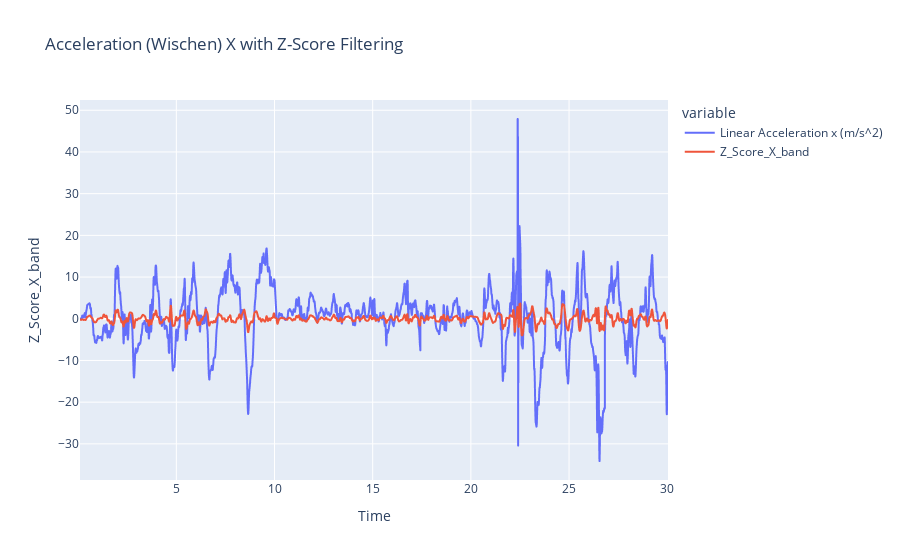
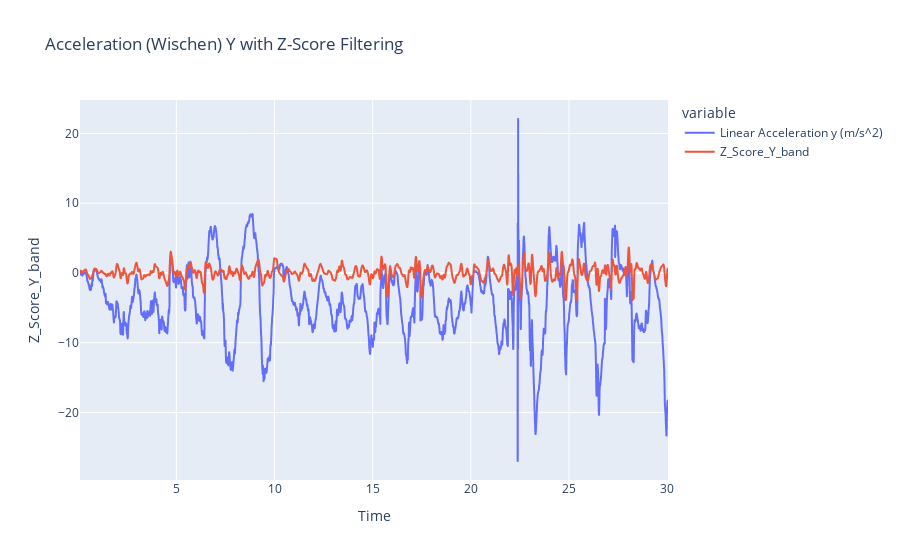
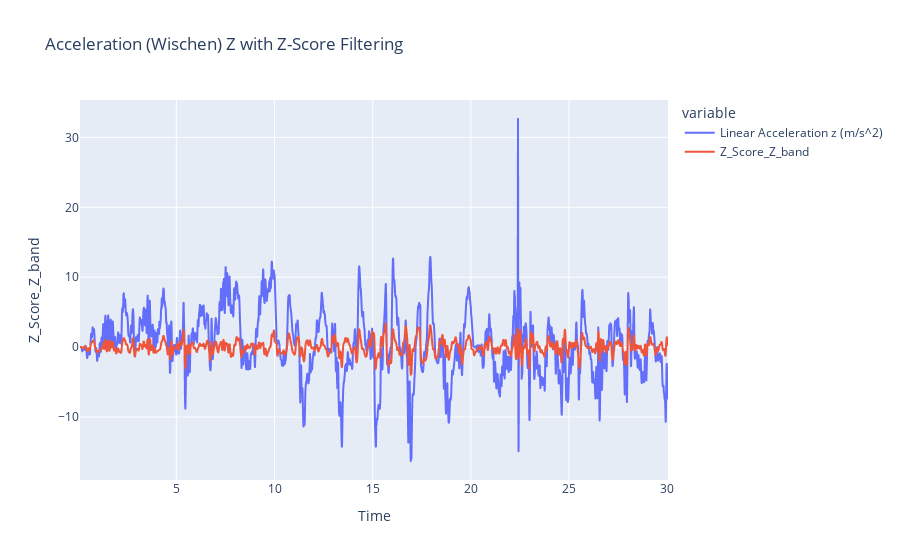
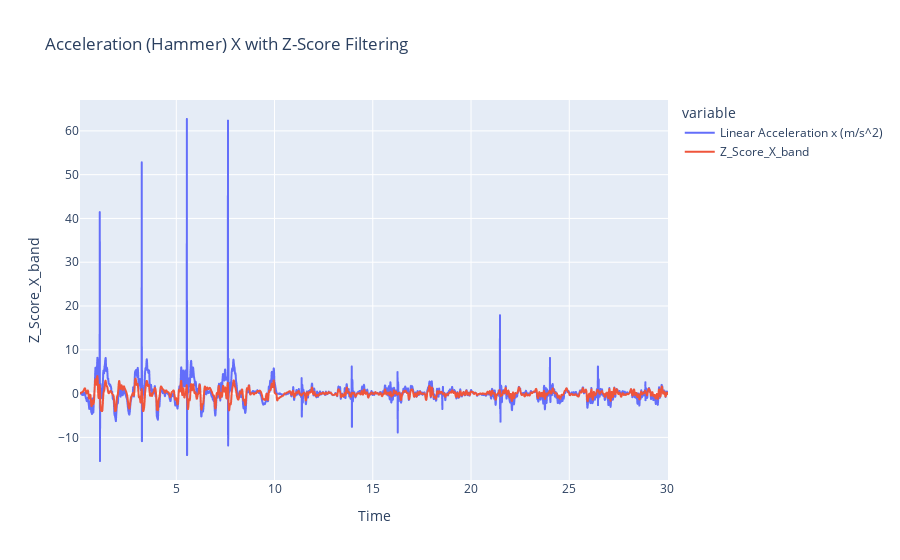

Source (notebook cell) for these figures, in order:
### Markdown cell above
# Ausreißer Bereinigung
Hier wollen wir nun die möglichen Ausreißer bereinigen:

### Code cell
# Berechnung der Z-Scores für jede Spalte (X, Y, Z)
filtered_dataframeWischen['Z_Score_X_band'] = stats.zscore(filtered_dataframeWischen['filtered_X_band'])
filtered_dataframeWischen['Z_Score_Y_band'] = stats.zscore(filtered_dataframeWischen['filtered_Y_band'])
filtered_dataframeWischen['Z_Score_Z_band'] = stats.zscore(filtered_dataframeWischen['filtered_Z_band'])

filtered_dataframeHammer['Z_Score_X_band'] = stats.zscore(filtered_dataframeHammer['filtered_X_band'])
filtered_dataframeHammer['Z_Score_Y_band'] = stats.zscore(filtered_dataframeHammer['filtered_Y_band'])
filtered_dataframeHammer['Z_Score_Z_band'] = stats.zscore(filtered_dataframeHammer['filtered_Z_band'])

# Festlegen eines Schwellenwerts für Z-Scores, ab dem ein Punkt als Ausreißer betrachtet wird
z_score_threshold = 4  

# Filtern der Ausreißer aus dem filterd_dataframe (nur wenn alle drei Achsen unterhalb des Threshold liegen sind Daten ok)
filtered_dataframeWischen = filtered_dataframeWischen[(abs(filtered_dataframeWischen['Z_Score_X_band']) <= z_score_threshold) &
                     (abs(filtered_dataframeWischen['Z_Score_Y_band']) <= z_score_threshold) &
                     (abs(filtered_dataframeWischen['Z_Score_Z_band']) <= z_score_threshold)]

filtered_dataframeHammer = filtered_dataframeHammer[(abs(filtered_dataframeHammer['Z_Score_X_band']) <= z_score_threshold) &
                     (abs(filtered_dataframeHammer['Z_Score_Y_band']) <= z_score_threshold) &
                     (abs(filtered_dataframeHammer['Z_Score_Z_band']) <= z_score_threshold)]

# Jetzt enthält 'filtered_dataframe' nur noch die Datenpunkte, die nicht als Ausreißer betrachtet werden.
print(filtered_dataframeWischen.shape)
print(filtered_dataframeHammer.shape)

#Plotting
plot_filter(filtered_dataframeWischen, 'Linear Acceleration x (m/s^2)', 'Z_Score_X_band', 'Acceleration (Wischen) X with Z-Score Filtering')
plot_filter(filtered_dataframeWischen, 'Linear Acceleration y (m/s^2)', 'Z_Score_Y_band', 'Acceleration (Wischen) Y with Z-Score Filtering')
plot_filter(filtered_dataframeWischen, 'Linear Acceleration z (m/s^2)', 'Z_Score_Z_band', 'Acceleration (Wischen) Z with Z-Score Filtering')

plot_filter(filtered_dataframeHammer, 'Linear Acceleration x (m/s^2)', 'Z_Score_X_band', 'Acceleration (Hammer) X with Z-Score Filtering')
plot_filter(filtered_dataframeHammer, 'Linear Acceleration y (m/s^2)', 'Z_Score_Y_band', 'Acceleration (Hammer) Y with Z-Score Filtering')
plot_filter(filtered_dataframeHammer, 'Linear Acceleration z (m/s^2)', 'Z_Score_Z_band', 'Acceleration (Hammer) Z with Z-Score Filtering')

### Figure 1 — Plotly figure (JSON) as saved in the notebook; plotly's stock layout.template omitted (floating-point values rounded to 4 significant figures; data arrays with more than 128 entries replaced by an {"elided": "..."} marker saying what was removed)
{"data": [{"hovertemplate": "variable=Linear Acceleration x (m/s^2)<br>Time (s)=%{x}<br>value=%{y}<extra></extra>", "legendgroup": "Linear Acceleration x (m/s^2)", "line": {"color": "#636efa", "dash": "solid"}, "marker": {"symbol": "circle"}, "mode": "lines", "name": "Linear Acceleration x (m/s^2)", "showlegend": true, "type": "scattergl", "x": {"elided": "5936 float values"}, "xaxis": "x", "y": {"elided": "5936 float values"}, "yaxis": "y"}, {"hovertemplate": "variable=Z_Score_X_band<br>Time (s)=%{x}<br>value=%{y}<extra></extra>", "legendgroup": "Z_Score_X_band", "line": {"color": "#EF553B", "dash": "solid"}, "marker": {"symbol": "circle"}, "mode": "lines", "name": "Z_Score_X_band", "showlegend": true, "type": "scattergl", "x": {"elided": "5936 float values"}, "xaxis": "x", "y": {"elided": "5936 float values"}, "yaxis": "y"}], "layout": {"legend": {"title": {"text": "variable"}, "tracegroupgap": 0}, "title": {"text": "Acceleration (Wischen) X with Z-Score Filtering"}, "xaxis": {"anchor": "y", "domain": [0, 1], "title": {"text": "Time"}}, "yaxis": {"anchor": "x", "domain": [0, 1], "title": {"text": "Z_Score_X_band"}}}}

### Figure 2 — Plotly figure (JSON) as saved in the notebook; plotly's stock layout.template omitted (floating-point values rounded to 4 significant figures; data arrays with more than 128 entries replaced by an {"elided": "..."} marker saying what was removed)
{"data": [{"hovertemplate": "variable=Linear Acceleration y (m/s^2)<br>Time (s)=%{x}<br>value=%{y}<extra></extra>", "legendgroup": "Linear Acceleration y (m/s^2)", "line": {"color": "#636efa", "dash": "solid"}, "marker": {"symbol": "circle"}, "mode": "lines", "name": "Linear Acceleration y (m/s^2)", "showlegend": true, "type": "scattergl", "x": {"elided": "5936 float values"}, "xaxis": "x", "y": {"elided": "5936 float values"}, "yaxis": "y"}, {"hovertemplate": "variable=Z_Score_Y_band<br>Time (s)=%{x}<br>value=%{y}<extra></extra>", "legendgroup": "Z_Score_Y_band", "line": {"color": "#EF553B", "dash": "solid"}, "marker": {"symbol": "circle"}, "mode": "lines", "name": "Z_Score_Y_band", "showlegend": true, "type": "scattergl", "x": {"elided": "5936 float values"}, "xaxis": "x", "y": {"elided": "5936 float values"}, "yaxis": "y"}], "layout": {"legend": {"title": {"text": "variable"}, "tracegroupgap": 0}, "title": {"text": "Acceleration (Wischen) Y with Z-Score Filtering"}, "xaxis": {"anchor": "y", "domain": [0, 1], "title": {"text": "Time"}}, "yaxis": {"anchor": "x", "domain": [0, 1], "title": {"text": "Z_Score_Y_band"}}}}

### Figure 3 — Plotly figure (JSON) as saved in the notebook; plotly's stock layout.template omitted (floating-point values rounded to 4 significant figures; data arrays with more than 128 entries replaced by an {"elided": "..."} marker saying what was removed)
{"data": [{"hovertemplate": "variable=Linear Acceleration z (m/s^2)<br>Time (s)=%{x}<br>value=%{y}<extra></extra>", "legendgroup": "Linear Acceleration z (m/s^2)", "line": {"color": "#636efa", "dash": "solid"}, "marker": {"symbol": "circle"}, "mode": "lines", "name": "Linear Acceleration z (m/s^2)", "showlegend": true, "type": "scattergl", "x": {"elided": "5936 float values"}, "xaxis": "x", "y": {"elided": "5936 float values"}, "yaxis": "y"}, {"hovertemplate": "variable=Z_Score_Z_band<br>Time (s)=%{x}<br>value=%{y}<extra></extra>", "legendgroup": "Z_Score_Z_band", "line": {"color": "#EF553B", "dash": "solid"}, "marker": {"symbol": "circle"}, "mode": "lines", "name": "Z_Score_Z_band", "showlegend": true, "type": "scattergl", "x": {"elided": "5936 float values"}, "xaxis": "x", "y": {"elided": "5936 float values"}, "yaxis": "y"}], "layout": {"legend": {"title": {"text": "variable"}, "tracegroupgap": 0}, "title": {"text": "Acceleration (Wischen) Z with Z-Score Filtering"}, "xaxis": {"anchor": "y", "domain": [0, 1], "title": {"text": "Time"}}, "yaxis": {"anchor": "x", "domain": [0, 1], "title": {"text": "Z_Score_Z_band"}}}}

### Figure 4 — Plotly figure (JSON) as saved in the notebook; plotly's stock layout.template omitted (floating-point values rounded to 4 significant figures; data arrays with more than 128 entries replaced by an {"elided": "..."} marker saying what was removed)
{"data": [{"hovertemplate": "variable=Linear Acceleration x (m/s^2)<br>Time (s)=%{x}<br>value=%{y}<extra></extra>", "legendgroup": "Linear Acceleration x (m/s^2)", "line": {"color": "#636efa", "dash": "solid"}, "marker": {"symbol": "circle"}, "mode": "lines", "name": "Linear Acceleration x (m/s^2)", "showlegend": true, "type": "scattergl", "x": {"elided": "5911 float values"}, "xaxis": "x", "y": {"elided": "5911 float values"}, "yaxis": "y"}, {"hovertemplate": "variable=Z_Score_X_band<br>Time (s)=%{x}<br>value=%{y}<extra></extra>", "legendgroup": "Z_Score_X_band", "line": {"color": "#EF553B", "dash": "solid"}, "marker": {"symbol": "circle"}, "mode": "lines", "name": "Z_Score_X_band", "showlegend": true, "type": "scattergl", "x": {"elided": "5911 float values"}, "xaxis": "x", "y": {"elided": "5911 float values"}, "yaxis": "y"}], "layout": {"legend": {"title": {"text": "variable"}, "tracegroupgap": 0}, "title": {"text": "Acceleration (Hammer) X with Z-Score Filtering"}, "xaxis": {"anchor": "y", "domain": [0, 1], "title": {"text": "Time"}}, "yaxis": {"anchor": "x", "domain": [0, 1], "title": {"text": "Z_Score_X_band"}}}}
